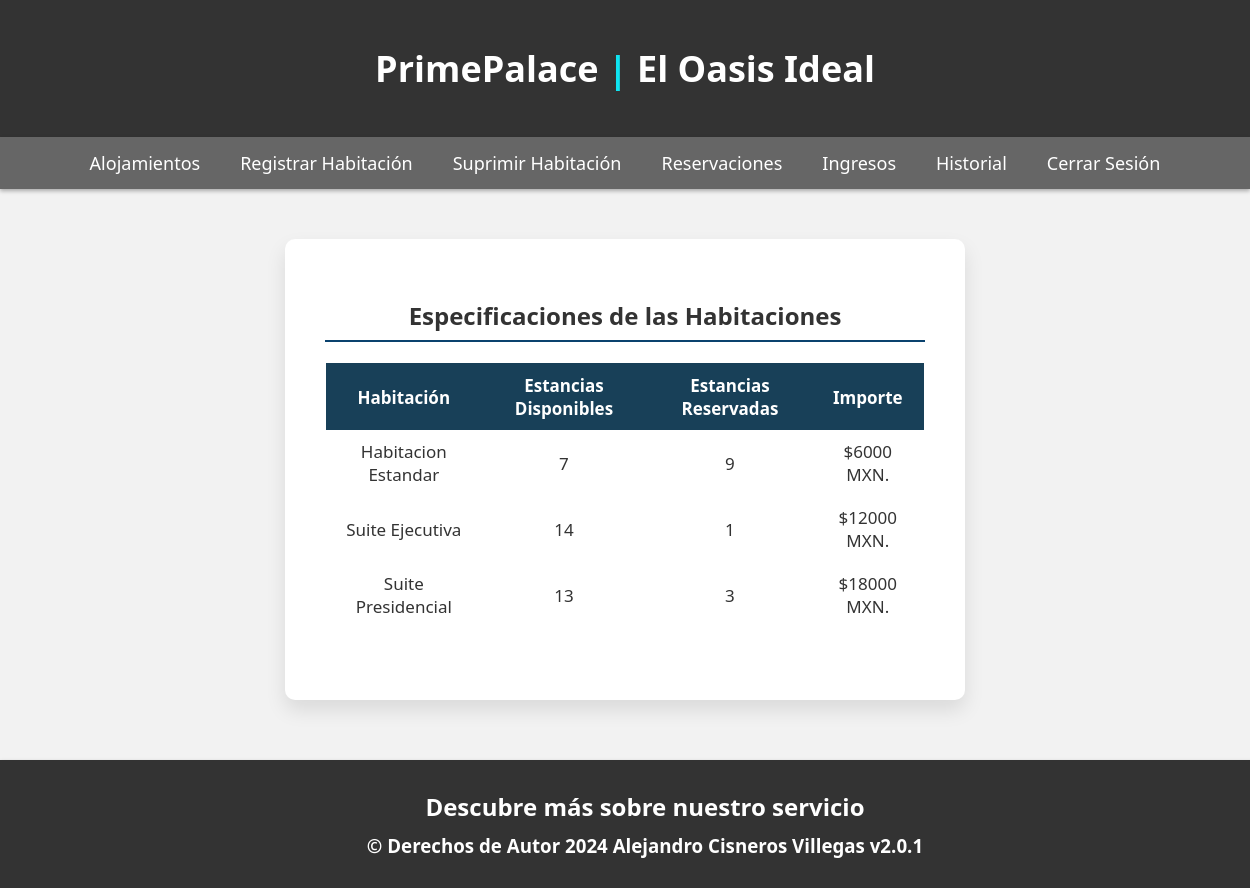
The app's page /admin_view.php with its own data.
### tables this page shows
CREATE TABLE `project_06_rooms_count` (
  `room_type` varchar(20) NOT NULL,
  `available_rooms` int(11) NOT NULL,
  `occupied_rooms` int(11) NOT NULL,
  `price` int(11) NOT NULL
);

### admin_view.php (the view, shortened to what this page needs)
<!DOCTYPE html>
<html lang="es">
	<head>
		<link href="css/admin_major.css" rel="stylesheet">
	</head>
	<body>
		<header>
		<h1 style="font-size: 36px;">PrimePalace <span style="color: #0FE4F1;">| </span><span>El Oasis Ideal</span></h1>
		</header>
		<nav>
			<a href="admin_view.php">Alojamientos</a>
			<a href="add_room_admin.php">Registrar Habitación</a>
			<a href="remove_room_admin.php">Suprimir Habitación</a>
			<a href="admin_room_status.php">Reservaciones</a>
			<a href="confirmed_bookings.php">Ingresos</a>
			<a href="booking_history.php">Historial</a>
			<a href="index.php">Cerrar Sesión</a>
		</nav>
		<div class="container">
			<h2>Especificaciones de las Habitaciones</h2>
			<?php
				$conn = new mysqli("localhost","root","", "general");
				$sql = "SELECT * from project_06_rooms_count";
				$result=mysqli_query($conn,$sql);
			?>
			<table class="basic_box">
				<tr>
					<th style="text-align: center;">Habitación</th>
					<th style="text-align: center;">Estancias Disponibles</th>
					<th style="text-align: center;">Estancias Reservadas</th>
					<th style="text-align: center;">Importe</th>
				</tr>
				<tr>
				<?php
					while ($row=mysqli_fetch_row($result))
					{
						?>
						<td style="text-align: center;"><?php echo $row[0]; ?></td>
						<td style="text-align: center;"><?php echo $row[1]; ?></td>
						<td style="text-align: center;"><?php echo $row[2]; ?></td>
						<td style="text-align: center;">$<?php echo $row[3]; ?> MXN.</td>
			</tr>
				<?php
					}
				?>
			</table>
		</div>
		<div class="footer">
			<h2>Descubre más sobre nuestro servicio</h2>
			<h3>&copy; Derechos de Autor <strong><span>2024</span></strong> Alejandro Cisneros Villegas v2.0.1</h3>
		</div>
	</body>
</html>

### css/admin_major.css (style rules this page uses)
body { margin: 0; font-family: 'Segoe UI', Tahoma, Geneva, Verdana, sans-serif; background-color: #f2f2f2; color: #333; overflow-x: hidden; display: flex; flex-direction: column; min-height: 100vh; }
header { background-color: #333; padding: 20px; text-align: center; color: #fff; box-shadow: 0 2px 4px rgba(0,0,0,0.3); z-index: 1000; }
nav { background-color: #666; overflow: hidden; position: sticky; top: 0; z-index: 1000; display: flex; justify-content: center; align-items: center; box-shadow: 0 2px 4px rgba(0,0,0,0.3); }
nav a { color: #fff; padding: 14px 20px; text-decoration: none; font-size: 18px; transition: color 0.3s; }
.container { background-color: #fff; border-radius: 10px; box-shadow: 0 10px 20px rgba(0, 0, 0, 0.1); padding: 40px; max-width: 600px; margin: 50px auto 60px; text-align: center; }
.container h2 { margin-bottom: 30px; color: #333; position: relative; }
.container h2::before { content: ''; position: absolute; width: 100%; height: 2px; background-color: #0a426e; bottom: -10px; left: 0; }
table { width: 100%; border-collapse: collapse; margin-bottom: 30px; border: 2px solid transparent; }
th, td { padding: 10px; border: none; color: #333; font-size: 17px; }
th { background-color: #184058; text-align: center; color: #fff; }
.footer { background-color: #333; padding: 20px; text-align: center; width: 100%; color: #fff; box-shadow: 0 2px 4px rgba(0,0,0,0.3); margin-top: auto; z-index: 1000; }
.footer h2, .footer h3 { margin: 10px 0; }

### records on screen
project_06_rooms_count: room_type "Habitacion Estandar", available_rooms "7", occupied_rooms "9", price "6000"
project_06_rooms_count: room_type "Suite Ejecutiva", available_rooms "14", occupied_rooms "1", price "12000"
project_06_rooms_count: room_type "Suite Presidencial", available_rooms "13", occupied_rooms "3", price "18000"
